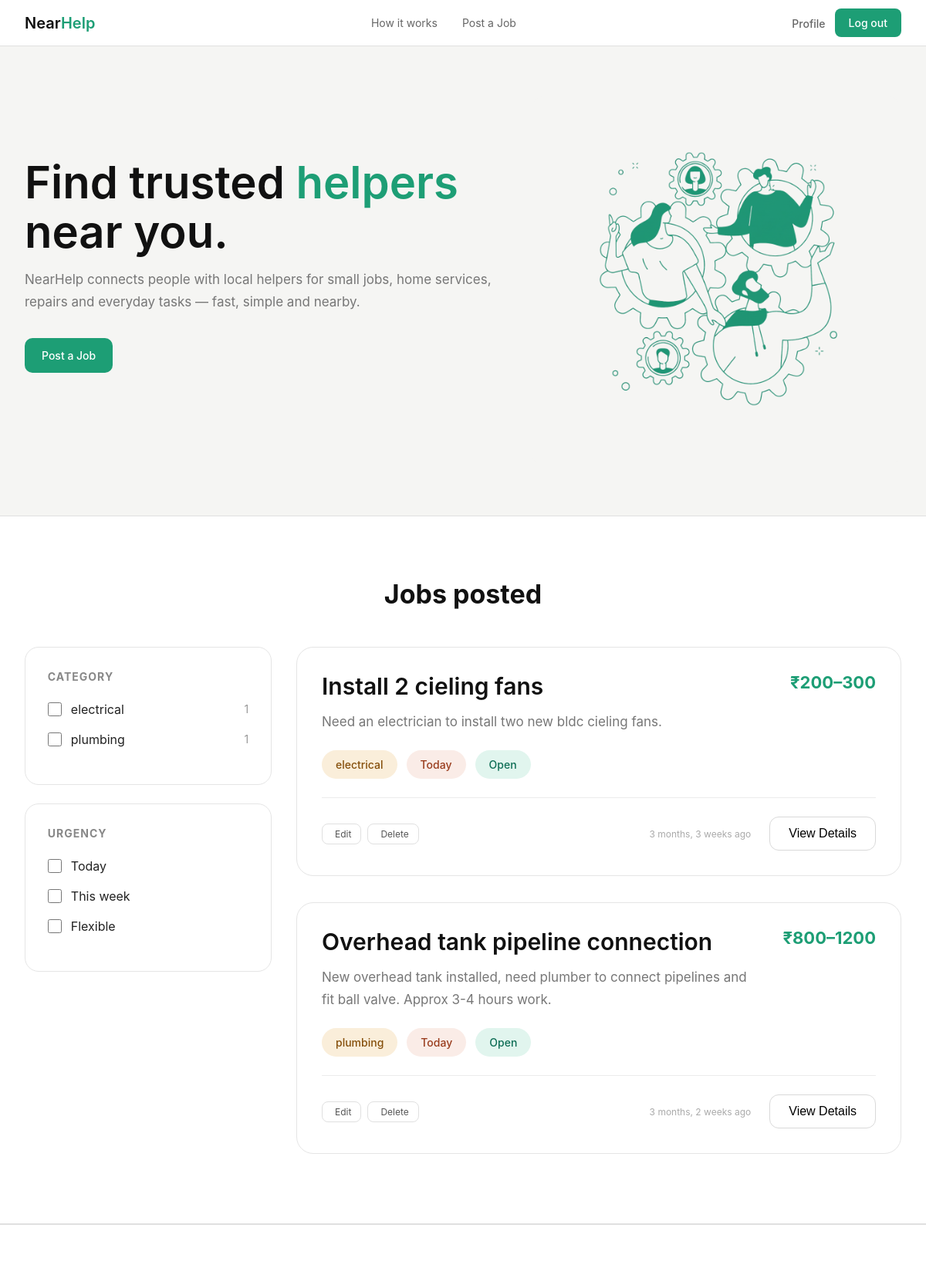
The page /Home_client (signed in, upper part) on the database as committed earlier.
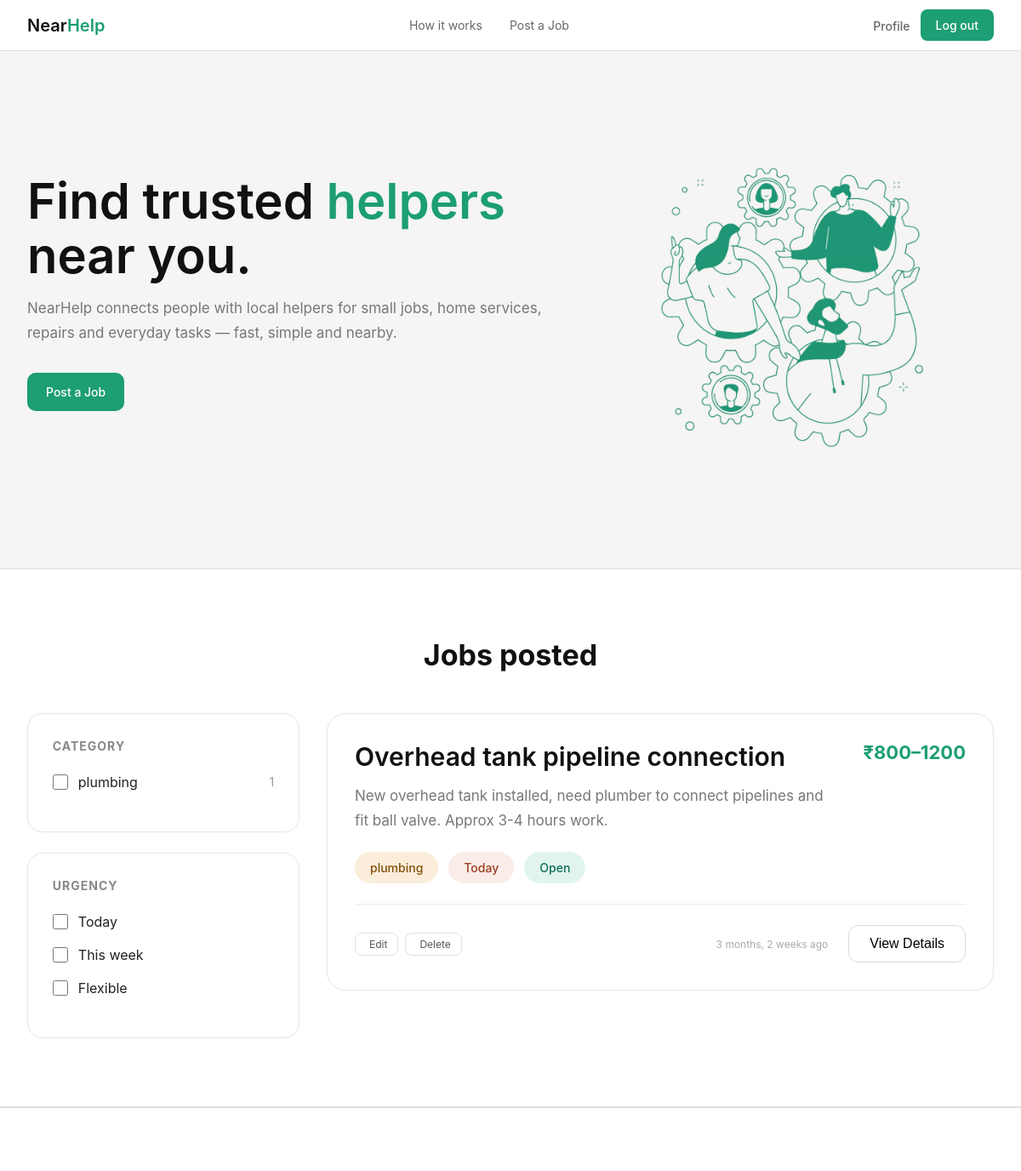
The same page on the database as committed later.
### projectnearhelpapp/models.py (models this page shows, shortened)
class Job_postings(models.Model):
        Client = models.ForeignKey(settings.AUTH_USER_MODEL, on_delete=models.CASCADE)
        Title = models.CharField(max_length=80)
        Category = models.CharField()
        Description = models.TextField(max_length=500)
        Photos = models.ImageField(upload_to="job_photos/" , blank=True, null=True)
        Budget_min = models.IntegerField(blank=True, null=True)
        Budget_max = models.IntegerField(blank=True, null=True)
        Duration = models.CharField()
        Urgency = models.CharField()
        Area = models.CharField(max_length=100)
        Town = models.CharField(max_length=100)
        Pin = models.IntegerField(max_length=6)
        Date_posted = models.DateTimeField(auto_now_add=True)
        Status = models.CharField(max_length=20, default='open')

### projectnearhelpapp/views.py (the view)
# urls.py: path('Home_client',views.Home_client,name='Home_client'),
@login_required
def Home_client(request):
    client = request.user.client_details
    client_jobs = Job_postings.objects.filter(Client=request.user)
    selected_categories = request.GET.getlist('category')
    selected_urgencies  = request.GET.getlist('urgency')
    if selected_categories:
        client_jobs = client_jobs.filter(Category__in=selected_categories)
    if selected_urgencies:
        client_jobs = client_jobs.filter(Urgency__in=selected_urgencies)
    all_jobs = Job_postings.objects.filter(Client=request.user)
    category_counts = (
                            Job_postings.objects
                            .filter(Client=request.user)
                            .values_list('Category', flat=False)
                            .values('Category')
                            .annotate(count=Count('id'))
                            .values_list('Category', 'count')
                            .order_by('Category')
                        )
    context = {
        'client': client,
        'client_jobs': client_jobs,
        'total_jobs': client_jobs.count(),
        'open_jobs': client_jobs.filter(Status='open').count(),
        'completed_jobs': client_jobs.filter(Status='closed').count(),
        'selected_categories': selected_categories,
        'selected_urgencies': selected_urgencies,
        'category_counts': category_counts,
    }
    return render(request,'home_client.html', context)

### projectnearhelpapp/templates/home_client.html (shortened to what the changed rows need)
<!DOCTYPE html>
<html lang="en">
    <head>
        {% load static %}
        <link rel="stylesheet"
            href="https://cdn.jsdelivr.net/npm/@tabler/icons-webfont@latest/dist/tabler-icons.min.css">
        <link rel="stylesheet" href="{% static 'css/home_helper.css' %}">
        <link rel="stylesheet" href="{% static 'css/profile_client.css' %}">
        <link rel="stylesheet" href="{% static 'css/home_client.css' %}">
    </head>
    <body>
        <section class="hero">
            <div class="hero-content">
                <div class="hero-left">
                    <h1>
                        Find trusted <span>helpers</span>
                        near you.
                    </h1>
                </div>
            </div>
        </section>
        <section class="jobs-section">
            <div class="section-heading">
                <h2>Jobs posted</h2>
            </div>
            <div class="jobs-layout">
                <form method="GET" id="filter-form">
                    <aside class="jobs-filters">
                        <div class="filter-box">
                            {% for cat, count in category_counts %}
                            <label class="filter-item">
                                <div class="filter-left">
                                    <input type="checkbox" name="category"
                                        value="{{ cat }}"
                                        onchange="document.getElementById('filter-form').submit()">
                                    <span>{{ cat }}</span>
                                </div>
                                <small>{{ count }}</small>
                            </label>
                            {% endfor %}
                        </div>
                    </aside>
                </form>
                <div class="jobs-list">
                    {% for job in client_jobs %}
                    <div class="job-card">
                        <div class="job-top">
                            <div>
                                <h3>{{ job.Title }}</h3>
                                <p>
                                    {{ job.Description|truncatewords:20 }}
                                </p>
                            </div>
                            <h4>₹{{ job.Budget_min }}–{{ job.Budget_max }}</h4>
                        </div>
                        <div class="job-tags">
                            <span class="tag yellow-tag">{{ job.Category }}
                                </span>
                            {% if job.Urgency == 'today' %}
                            <span class="tag red-tag">Today</span>
                            {% elif job.Urgency == 'week' %}
                            <span class="tag red-tag">This Week</span>
                            {% else %}
                            <span class="tag red-tag">Flexible</span>
                            {% endif%}
                            {% if job.Status == 'open' %}
                            <span class=" badge-open tag green-tag">Open</span>
                            {% else %}
                            <span
                                class=" badge-closed tag red-tag">Closed</span>
                            {% endif %}
                        </div>
                        <div class="job-bottom">
                            <div class="user-box">
                                <div class="job-card-actions">
                                    <button class="action-btn">
                                        Edit</button>
                                    <button class="action-btn danger">
                                        Delete</button>
                                </div>
                            </div>
                            <div class="job-action">
                                <div class="job-card-time">
                                    {{ job.Date_posted|timesince }} ago
                                </div>
                                <button><a href="{% url 'Job_detail_client' job.id %}" class="btn">View Details</a></button>
                            </div>
                        </div>
                    </div>
                    {% endfor %}
                </div>
            </div>
        </section>
    </body>
</html>

Rows that differ between the two databases and show on the page:
removed Job_postings: Title "Install 2 cieling fans", Description "Need an electrician to install two new bldc cieling fans.", Budget_min "200", Budget_max "300", Category "electrical", Urgency "Today", Status "Open", Date_posted "3 months, 3 weeks"
Other text that changed with them:
list line gone: "☐ electrical 1"
